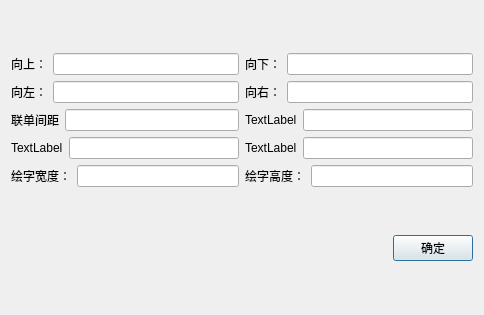
<?xml version="1.0" encoding="UTF-8"?>
<ui version="4.0">
 <class>testPreviewDialogSetup</class>
 <widget class="QDialog" name="testPreviewDialogSetup">
  <property name="geometry">
   <rect>
    <x>0</x>
    <y>0</y>
    <width>484</width>
    <height>315</height>
   </rect>
  </property>
  <property name="windowTitle">
   <string>Dialog</string>
  </property>
  <layout class="QVBoxLayout" name="verticalLayout_3" stretch="5,1">
   <item>
    <layout class="QHBoxLayout" name="horizontalLayout_12" stretch="1,1">
     <item>
      <layout class="QVBoxLayout" name="verticalLayout_2">
       <item>
        <layout class="QHBoxLayout" name="horizontalLayout">
         <item>
          <widget class="QLabel" name="xiangshang">
           <property name="text">
            <string>向上：</string>
           </property>
          </widget>
         </item>
         <item>
          <widget class="QLineEdit" name="xiangshang_2"/>
         </item>
        </layout>
       </item>
       <item>
        <layout class="QHBoxLayout" name="horizontalLayout_2">
         <item>
          <widget class="QLabel" name="dsf">
           <property name="text">
            <string>向左：</string>
           </property>
          </widget>
         </item>
         <item>
          <widget class="QLineEdit" name="xiangzuo"/>
         </item>
        </layout>
       </item>
       <item>
        <layout class="QHBoxLayout" name="horizontalLayout_3">
         <item>
          <widget class="QLabel" name="label_3">
           <property name="text">
            <string>联单间距</string>
           </property>
          </widget>
         </item>
         <item>
          <widget class="QLineEdit" name="jianju"/>
         </item>
        </layout>
       </item>
       <item>
        <layout class="QHBoxLayout" name="horizontalLayout_4">
         <item>
          <widget class="QLabel" name="label_4">
           <property name="text">
            <string>TextLabel</string>
           </property>
          </widget>
         </item>
         <item>
          <widget class="QLineEdit" name="lineEdit_4"/>
         </item>
        </layout>
       </item>
       <item>
        <layout class="QHBoxLayout" name="horizontalLayout_5">
         <item>
          <widget class="QLabel" name="label_5">
           <property name="text">
            <string>绘字宽度：</string>
           </property>
          </widget>
         </item>
         <item>
          <widget class="QLineEdit" name="width"/>
         </item>
        </layout>
       </item>
      </layout>
     </item>
     <item>
      <layout class="QVBoxLayout" name="verticalLayout">
       <item>
        <layout class="QHBoxLayout" name="horizontalLayout_8">
         <item>
          <widget class="QLabel" name="xiangxia_2">
           <property name="text">
            <string>向下：</string>
           </property>
          </widget>
         </item>
         <item>
          <widget class="QLineEdit" name="xiangxia"/>
         </item>
        </layout>
       </item>
       <item>
        <layout class="QHBoxLayout" name="horizontalLayout_9">
         <item>
          <widget class="QLabel" name="label_9">
           <property name="text">
            <string>向右：</string>
           </property>
          </widget>
         </item>
         <item>
          <widget class="QLineEdit" name="xiangyou"/>
         </item>
        </layout>
       </item>
       <item>
        <layout class="QHBoxLayout" name="horizontalLayout_10">
         <item>
          <widget class="QLabel" name="label_10">
           <property name="text">
            <string>TextLabel</string>
           </property>
          </widget>
         </item>
         <item>
          <widget class="QLineEdit" name="lineEdit_10"/>
         </item>
        </layout>
       </item>
       <item>
        <layout class="QHBoxLayout" name="horizontalLayout_6">
         <item>
          <widget class="QLabel" name="label_6">
           <property name="text">
            <string>TextLabel</string>
           </property>
          </widget>
         </item>
         <item>
          <widget class="QLineEdit" name="lineEdit_6"/>
         </item>
        </layout>
       </item>
       <item>
        <layout class="QHBoxLayout" name="horizontalLayout_7">
         <item>
          <widget class="QLabel" name="label_7">
           <property name="text">
            <string>绘字高度：</string>
           </property>
          </widget>
         </item>
         <item>
          <widget class="QLineEdit" name="height"/>
         </item>
        </layout>
       </item>
      </layout>
     </item>
    </layout>
   </item>
   <item>
    <layout class="QHBoxLayout" name="horizontalLayout_11">
     <item>
      <spacer name="horizontalSpacer">
       <property name="orientation">
        <enum>Qt::Horizontal</enum>
       </property>
       <property name="sizeHint" stdset="0">
        <size>
         <width>40</width>
         <height>20</height>
        </size>
       </property>
      </spacer>
     </item>
     <item>
      <widget class="QPushButton" name="ok">
       <property name="text">
        <string>确定</string>
       </property>
      </widget>
     </item>
    </layout>
   </item>
  </layout>
  <zorder>xiangshang</zorder>
  <zorder>xiangshang_2</zorder>
  <zorder>layoutWidget</zorder>
  <zorder>layoutWidget_2</zorder>
  <zorder>layoutWidget_3</zorder>
  <zorder>layoutWidget_4</zorder>
  <zorder>layoutWidget_5</zorder>
  <zorder>layoutWidget_6</zorder>
  <zorder>layoutWidget_7</zorder>
  <zorder>layoutWidget_8</zorder>
  <zorder>layoutWidget_9</zorder>
  <zorder>lineEdit_6</zorder>
  <zorder>ok</zorder>
  <zorder>horizontalSpacer</zorder>
 </widget>
 <resources/>
 <connections/>
</ui>
